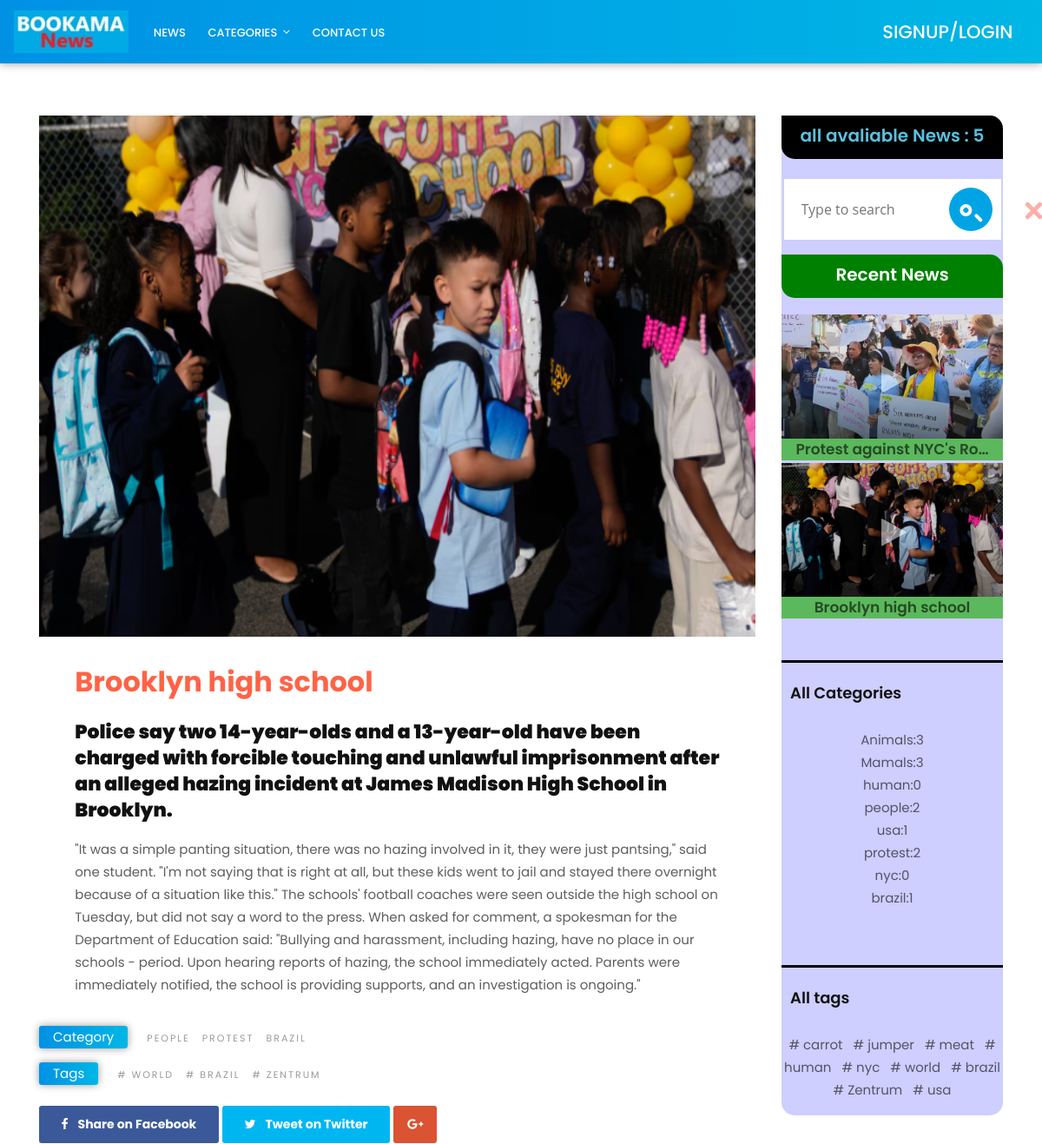
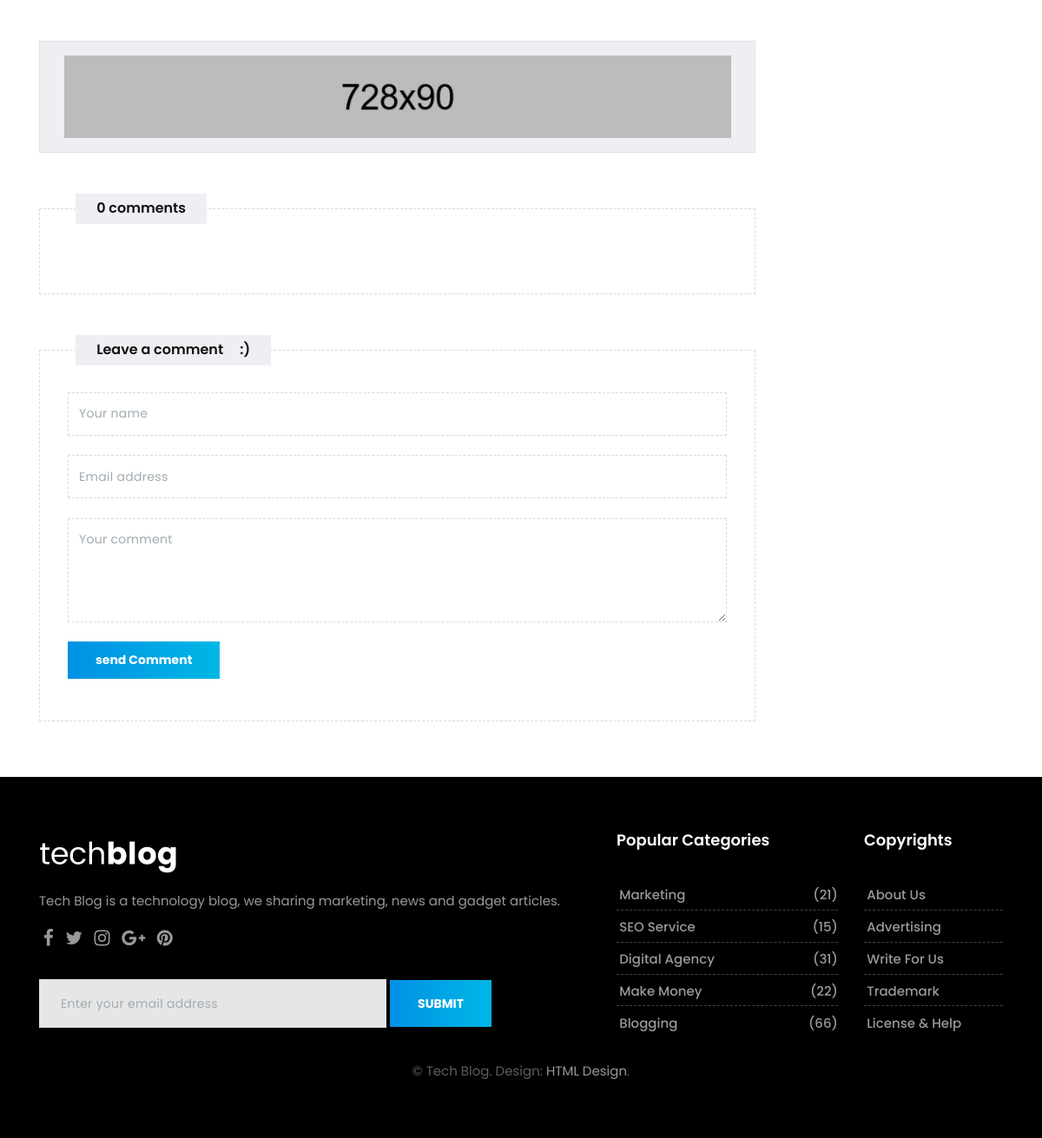
/detail/6/, run on the app's committed database (2 pictures, top to bottom).
### news/models.py (models this page shows, shortened)
class News(models.Model):
  title=models.CharField(max_length=250)
  brif_description=models.TextField()
  description=models.TextField()
  image=models.ImageField(upload_to='news/images/',default='news/images/1.png')
  updated_time=models.DateTimeField(auto_now=True, auto_now_add=False)
  created_time=models.DateTimeField(auto_now=False, auto_now_add=True)
  active=models.BooleanField(default=False)
  author=models.ForeignKey(user,on_delete=models.CASCADE,blank=False)
  category=models.ManyToManyField("Category")
  tag=models.ManyToManyField("Tag")
  class Meta:
    ordering=['-created_time']
    verbose_name = 'New'
    verbose_name_plural = 'News'

class Category(models.Model):
  title=models.CharField(max_length=100)
  def __str__(self):
    return self.title

class Tag(models.Model):
  title=models.CharField(max_length=100)

### news/views.py (the view)
# urls.py: path('detail/<int:num>/', news_detail,name="detail"),
def news_detail(request,num):
  new=get_object_or_404(News,id=num)
  comments = Comment.objects.filter(news=new, active=True)
  form=CommentForm()
  if request.method =='POST':
    form=CommentForm(request.POST)
    if form.is_valid():
      form.save()
      messages.success(request, "your comment added and would be published soon ... ")
      return redirect('/')
  return render(request,'news/news-detail.html',{'new':new , 'comments':comments ,'form':form})

### news/forms.py
class CommentForm(forms.ModelForm):
  class Meta:
    model=Comment
    fields='__all__'
    exclude = ('active','created_time')

### news/templatetags/news_tags.py (called while the page is built)
@register.simple_tag
def news_counter():
  news=str(News.objects.filter(active=1).count())
  return f"all avaliable News   :  {news} "

@register.inclusion_tag('news/includes/news-recent.html')
def recent_news():
  news=News.objects.filter(active=True).order_by('-created_time')[0:2]
  return {'news':news}

@register.inclusion_tag('news/includes/news-category.html')
def categories():
  categories=Category.objects.all()
  news=News.objects.filter(active=True)
  categories_count={}
  for cat in categories:
    categories_count[cat]=news.filter(category__title=cat).count()
  return {'categories_count': categories_count}

@register.inclusion_tag('news/includes/news-all-tags.html')
def show_all_tags():
  tags=Tag.objects.all()
  return {'tags':tags}

@register.inclusion_tag('news/includes/news-category-banner.html')
def category_banner():
  categories=Category.objects.all()
  return {'categories':categories}

@register.inclusion_tag('news/includes/banner/news-banner-recentnews.html')
def banner_recent_news():
  news=News.objects.filter(active=True).order_by('-id')[0:3]
  return {'news':news}

### templates/news/news-detail.html (shortened to what this page needs)
{% extends "base.html" %}
{% load static %}
{% load news_tags %}
{% block content %}
<section class="section single-wrapper">
  <div class="container">
      <div class="row">
          <div class="col-lg-9 col-md-12 col-sm-12 col-xs-12">
              <div class="page-wrapper">
                  <div class="single-post-media">
                      <img style="width:100%;height:600px" src="{{new.image.url}}" alt="" class="img-fluid">
                  </div>
                  <div class="blog-content">
                      <div class="pp">
                          <h1><a href="#">{{new.title}}</a></h1>
                          <h3><strong>{{new.brif_description}}</strong></h3>
                          <p>{{new.description}}</p>
                      </div>
                  </div>
                  <div class="blog-title-area">
                      <div class="tag-cloud-single">
                          <span>Category</span>
                          {% for cat in new.category.all %}
                          <small><a href=" {% url "news:category" category=cat.title %} ">{{cat.title}}</a></small>
                          {% endfor %}
                      </div>
                     <div class="tag-cloud-single">
                        <span>Tags </span>
                        {% for tag in new.tag.all  %}
                        <small><a href="{% url "news:tag" tag=tag.title %}"># {{tag.title}}</a></small>
                        {% endfor %}
                    </div>
                      <div class="post-sharing">
                          <ul class="list-inline">
                              <li><a href="#" class="fb-button btn btn-primary"><i class="fa fa-facebook"></i> <span class="down-mobile">Share on Facebook</span></a></li>
                              <li><a href="#" class="tw-button btn btn-primary"><i class="fa fa-twitter"></i> <span class="down-mobile">Tweet on Twitter</span></a></li>
                              <li><a href="#" class="gp-button btn btn-primary"><i class="fa fa-google-plus"></i></a></li>
                          </ul>
                      </div>
                  </div>
                  <div class="row">
                      <div class="col-lg-12">
                          <div class="banner-spot clearfix">
                              <div class="banner-img">
                                  <img src="upload/banner_01.jpg" alt="" class="img-fluid">
                              </div>
                          </div>
                      </div>
                  </div>
                  <div class="custombox clearfix">
                      <h4 class="small-title">{{comments.count}} comments</h4>
                      <div class="row">
                          <div class="col-lg-12">
                          </div>
                      </div>
                  </div>
                  <div class="custombox clearfix">
                      <h4 class="small-title">Leave a comment &nbsp; &nbsp; :) </h4>
                      <div class="row">
                          <div class="col-lg-12">
                              <form method="POST" action="{% url "news:detail" num=new.id %}" class="form-wrapper">
                                  <input name="name" type="text" class="form-control" placeholder="Your name">
                                  <input name="email" type="email" class="form-control" placeholder="Email address">
                                  <textarea name="message" class="form-control" placeholder="Your comment"></textarea>
                                  <button type="submit" class="btn btn-primary">send Comment</button>
                              </form>
                          </div>
                      </div>
                  </div>
              </div>
          </div>
{% include "news/includes/sidebar.html" %}
      </div>
  </div>
</section>
{% endblock content %}

### templates/news/includes/news-recent.html (shortened to what this page needs)
{% load news_tags %}
<div class="widget">
    <div class="trend-videos">
<h2 style="border-radius:0px 15px 0px 15px;background-color:green;font-size:20px;height:50px;text-align:center;padding:5%" class="widget-title text-white">Recent News</h2>
{% for new in news %}
      <div class="blog-box bg-success" style="margin-top:-13px;">
          <div class="post-media">
              <a href="{% url "news:detail" num=new.id %}" title="">
                  <img src="{{new.image.url}}" alt="" class="img-fluid">
                  <div class="hovereffect">
                  </div>
              </a>
          </div>
          <div class="blog-meta">
              <h5 style="text-align:center;padding-buttom:10px" ><a href="{% url "news:detail" num=new.id %}" title="">{{new.title | truncatechars:25}}</a></h5>
          </div>
      </div>
      {% endfor %}
  </div>
</div>

### templates/news/includes/news-category.html (shortened to what this page needs)
{% load news_tags %}
<div class="widget">
  <h2 class="widget-title" style="padding:10px 0px 0px 10px">All Categories </h2>
  <div class="blog-list-widget">
      <div class="list-group">
          <a href="tech-single.html" class="list-group-item list-group-item-action flex-column align-items-start">
              <div class="w-100 justify-content-between">
                  <ul>
                    {% for cat,num in categories_count.items %}
                    <li style="text-align:center">
                        <a href="{% url "news:category" category=cat.title %}">{{cat}}:{{num}}</a>
                    </li>
                    {% endfor %}
                  </ul>
              </div>
          </a>
      </div>
  </div>
</div>

### templates/news/includes/news-all-tags.html (shortened to what this page needs)
{% load news_tags %}
<div class="widget">
  <h2 class="widget-title"  style="padding:10px 0px 0px 10px" >All tags </h2>
  <div class="blog-list-widget">
      <div class="list-group">
          <a href="tech-single.html" class="list-group-item list-group-item-action flex-column align-items-start">
              <div class="w-100 justify-content-between">
                  <ul style="text-align:center">
                    {% for tag in tags%}
                    <li  style="display:inline">
                        <a href="{% url "news:tag" tag=tag.title %}"># {{tag.title}} &nbsp; </a>
                    </li>
                    {% endfor %}
              </div>
          </a>
      </div>
  </div>
</div>

### staticfiles/css/colors.css (style rules this page uses)
.authorbox p a, .pp a, .sitemap-wrapper small, .fa-user-circle-o, .footer h5:hover, a:hover, a:focus, .navbar-nav .nav-link:hover, .navbar-nav .nav-link:focus, .navbar-inverse .navbar-nav .active > .nav-link, .navbar-inverse .navbar-nav .nav-link.active, .navbar-inverse .navbar-nav .nav-link.open, .navbar-inverse .navbar-nav .open > .nav-link { color: #3197d6 !important; }
.tag-cloud-single span, .page-title i, .btn:hover, .sitemap-wrapper .year, .btn:focus, .navbar-inverse .navbar-toggler { color: #ffffff !important; background-color: #3197d6; }

### staticfiles/css/version/tech.css (style rules this page uses)
body { background-color: #ffffff; }
h1, h2, h3, h4, h5, body, .navbar-toggleable-md .navbar-nav .nav-link, .market-header, .btn, .dropdown-item, .form-control, p { font-family: 'Poppins', serif !important; }
h1, h2, h3, h4, h5 { font-weight: 600; }
.single-wrapper { margin-top: 3.5rem; }
.banner-spot { padding: 0 !important; border: 1px solid #e2e2e2; }
.page-wrapper .banner-spot { padding: 1rem !important; border: 1px solid #e2e2e2; }
.authorbox p a, .pp a, .blog-top .fa-rss, a:hover, a:focus { color: #FF6347 !important; }
.btn, .page-link:hover, .page-link:focus, .btn:hover, .btn:focus { color: #ffffff !important; background: rgba(0, 0, 0, 0) linear-gradient(to right, #0091e5 0px, #00b7e5 100%) repeat scroll 0 0 !important }
.tag-cloud-single span, .navbar-inverse { color: #ffffff !important; box-shadow: 0 0 10px rgba(0, 0, 0, 0.4); background: rgba(0, 0, 0, 0) linear-gradient(to right, #0091e5 0px, #00b7e5 100%) repeat scroll 0 0 !important }
.gp-button.btn-primary:hover, .gp-button.btn-primary:focus, .gp-button.btn-primary { border-color: #DA5333 !important; background: #DA5333 !important; }
.fb-button.btn-primary:focus, .fb-button.btn-primary:hover, .fb-button.btn-primary { background: #3B5998 !important; border-color: #3B5998 !important; }
.tw-button.btn-primary:hover, .tw-button.btn-primary:focus, .tw-button.btn-primary { background: #00B6F1 !important; border-color: #00B6F1 !important; }

### data on the page
News: image (picture), title "Brooklyn high school", brif_description "Police say two 14-year-olds and a 13-year-old have been charged with forcible touching and unlawful imprisonment after an alleged hazing incident at James Madison High School in Brooklyn.", description "\"It was a simple panting situation, there was no hazing involved in it, they were just pantsing,\" said one student. \"I'm not saying that is right at all, but these kids went to jail and stayed there overnight because of a situation like this.\" The schools' football coaches were seen outside the high school on Tuesday, but did not say a word to the press. When asked for comment, a spokesman for the Department of Education said: \"Bullying and harassment, including hazing, have no place in our schools - period. Upon hearing reports of hazing, the school immediately acted. Parents were immediately notified, the school is providing supports, and an investigation is ongoing.\""
Category: title "PEOPLE", title "people", num "2"
Category: title "PROTEST", title "protest", num "2"
Category: title "BRAZIL", title "brazil", num "1"
Tag: title "WORLD", title "world"
Tag: title "BRAZIL", title "brazil"
Tag: title "ZENTRUM", title "Zentrum"
News: image (picture), title "Protest against NYC's Ro…"
Category: title "Animals", num "3"
Category: title "Mamals", num "3"
Category: title "human", num "0"
Category: title "usa", num "1"
Category: title "nyc", num "0"
Tag: title "carrot"
Tag: title "jumper"
Tag: title "meat"
Tag: title "human"
Tag: title "nyc"
Tag: title "usa"

### other printed values
{{ comments.count }} "0"
